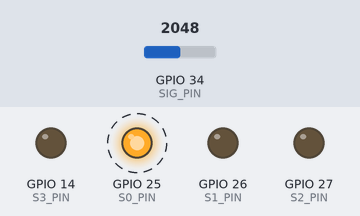
Bench run of a sketch on a simulated ESP32. Shown: output pins drawn as LEDs (lit = HIGH). Dashed ring = blinking. The test bench sets the inputs (shaded band); at power-on: GPIO 34 (SIG_PIN) = 2048. What the sketch prints to the serial monitor is not drawn.

Above: at 0.1 s.
Timing chart, 0 to 3.0 s (numbered marks = the images above):
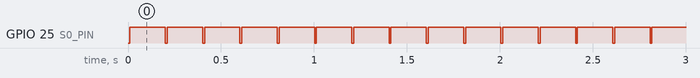

The sketch:

sensor_test.ino
```cpp
/*
 * sensor_test.ino - Smart AI Chess Board (ESP32)
 *
 * Minimal firmware to verify SS49E Hall sensors via CD74HC4067 multiplexer.
 *
 * Wiring:
 * 4067 SIG -> GPIO34 (Analog Read)
 * 4067 S0  -> GPIO25
 * 4067 S1  -> GPIO26
 * 4067 S2  -> GPIO27
 * 4067 S3  -> GPIO14
 *
 * SS49E #1 OUT -> 4067 C0
 * SS49E #2 OUT -> 4067 C1
 */

// Pin definitions
const int SIG_PIN = 34;
const int S0_PIN = 25;
const int S1_PIN = 26;
const int S2_PIN = 27;
const int S3_PIN = 14;

void setup() {
  // Initialize Serial Monitor at 115200 baud
  Serial.begin(115200);

  // Configure MUX select pins as outputs
  pinMode(S0_PIN, OUTPUT);
  pinMode(S1_PIN, OUTPUT);
  pinMode(S2_PIN, OUTPUT);
  pinMode(S3_PIN, OUTPUT);

  // Initial state (Channel 0)
  digitalWrite(S0_PIN, LOW);
  digitalWrite(S1_PIN, LOW);
  digitalWrite(S2_PIN, LOW);
  digitalWrite(S3_PIN, LOW);

  Serial.println("ESP32 Hall Sensor Test Started");
  Serial.println("==============================");
}

// Helper to select mux channel (0-15)
void selectMuxChannel(byte channel) {
  digitalWrite(S0_PIN, bitRead(channel, 0));
  digitalWrite(S1_PIN, bitRead(channel, 1));
  digitalWrite(S2_PIN, bitRead(channel, 2));
  digitalWrite(S3_PIN, bitRead(channel, 3));
}

void loop() {
  // 1. Select and read C0 (Hall 1)
  selectMuxChannel(0);
  delay(10); // Settling delay for analog read
  int valC0 = analogRead(SIG_PIN);

  // 2. Select and read C1 (Hall 2)
  selectMuxChannel(1);
  delay(10); // Settling delay for analog read
  int valC1 = analogRead(SIG_PIN);

  // 3. Print output clearly
  Serial.print("C0/HALL1: ");
  Serial.println(valC0);
  Serial.print("C1/HALL2: ");
  Serial.println(valC1);
  Serial.println("---");

  // 4. Delay to hit approximately 5 readings per second (200ms loop total)
  // We already delayed 20ms total (10ms + 10ms) above, so delay 180ms here.
  delay(180);
}
```

Measured:
- by itself, GPIO 25 (S0_PIN): alternates HIGH for 0.19 s and LOW for 0.01 s
